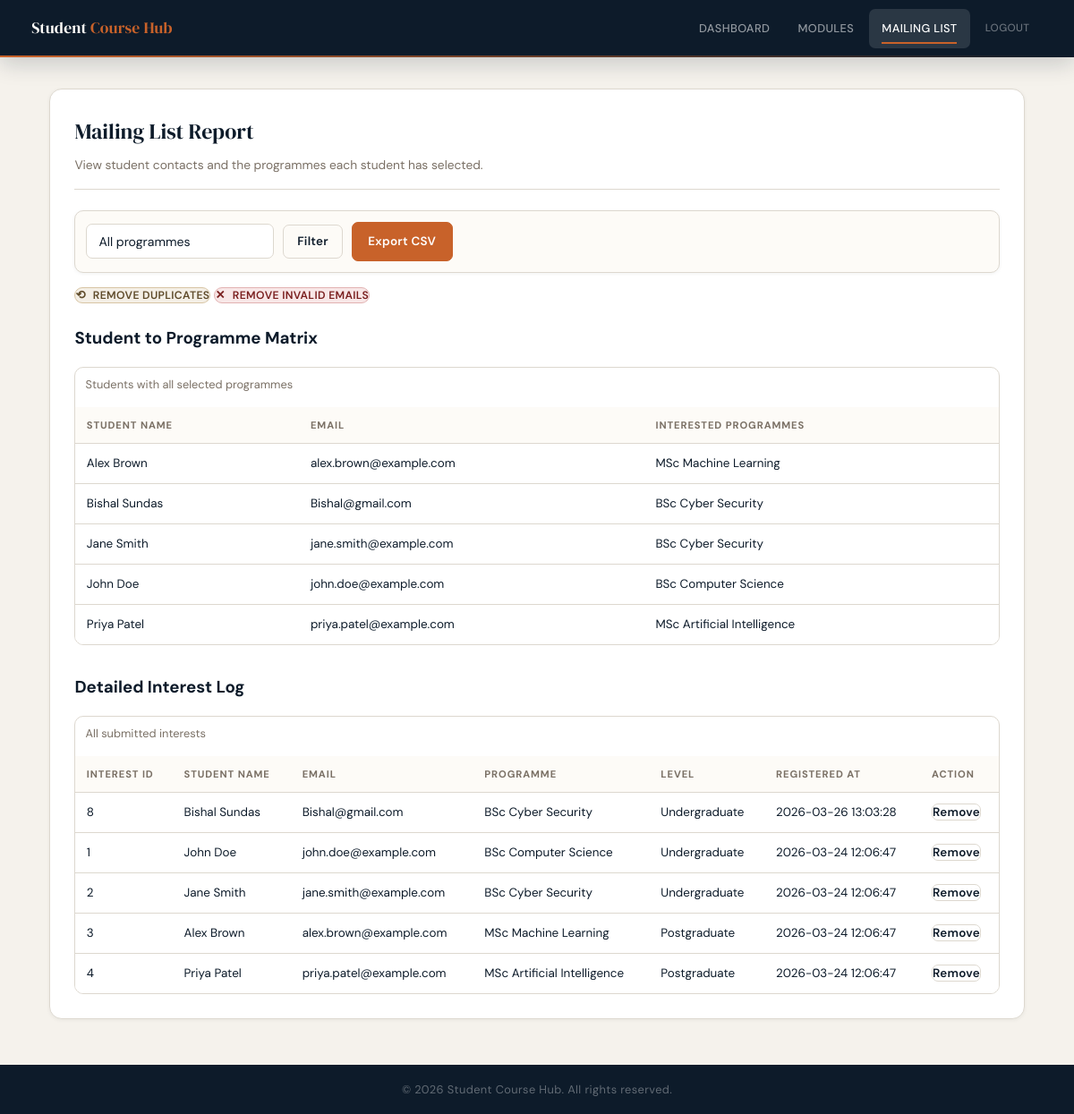
Page /public/admin-mailing-list (signed in) on the committed database.
### tables this page shows
CREATE TABLE `interestedstudents` (
  `InterestID` int(11) NOT NULL,
  `ProgrammeID` int(11) NOT NULL,
  `StudentName` varchar(100) NOT NULL,
  `Email` varchar(255) NOT NULL,
  `RegisteredAt` timestamp NOT NULL DEFAULT current_timestamp()
);

CREATE TABLE `programmes` (
  `ProgrammeID` int(11) NOT NULL,
  `ProgrammeName` text NOT NULL,
  `LevelID` int(11) DEFAULT NULL,
  `ProgrammeLeaderID` int(11) DEFAULT NULL,
  `Description` text DEFAULT NULL,
  `Image` text DEFAULT NULL,
  `IsPublished` tinyint(1) NOT NULL DEFAULT 1,
  `ImageAlt` varchar(255) DEFAULT NULL
);

CREATE TABLE `levels` (
  `LevelID` int(11) NOT NULL,
  `LevelName` text NOT NULL
);

### app/Controllers/AdminController.php (called while the page is built, shortened)
<?php
class AdminController
{
    private Interest $interestModel;
    public function __construct()
    {
        $this->interestModel = new Interest();
    }
    public function mailingList(): void
    {
        $selectedProgrammeId = isset($_GET['programme_id']) && $_GET['programme_id'] !== '' ? (int) $_GET['programme_id'] : null;
        $rows = $this->interestModel->getMailingList($selectedProgrammeId);
        $matrix = $this->interestModel->getStudentProgrammeMatrix();
        require __DIR__ . '/../Views/admin/mailing-list.php';
    }
}

### public/index.php (called while the page is built, shortened)
<?php
require_once __DIR__ . '/../app/Core/bootstrap.php';
$router = new Router();
$router->get('/', 'StudentController@home');
$router->get('/programmes', 'StudentController@programmes');
$router->get('/programme', 'StudentController@programmeDetail');
$router->get('/staff', 'StaffController@index');
$router->get('/interest', 'StudentController@showInterestForm');
$router->post('/interest', 'StudentController@submitInterest');
$router->get('/my-interests', 'StudentController@manageInterests');
$router->post('/withdraw-interest', 'StudentController@withdrawInterest');
$router->get('/admin-login', 'AuthController@showLoginForm');
$router->post('/admin-login', 'AuthController@login');
$router->get('/logout', 'AuthController@logout');
$router->get('/admin-dashboard', 'AdminController@dashboard');
$router->get('/admin-add-programme', 'AdminController@viewAddForm');
$router->post('/admin-add-programme', 'AdminController@addProgramme');
$router->get('/admin-edit-programme', 'AdminController@viewEditForm');
$router->post('/admin-edit-programme', 'AdminController@editProgramme');
$router->post('/admin-delete-programme', 'AdminController@deleteProgramme');
$router->post('/admin-toggle-programme-publish', 'AdminController@toggleProgrammePublish');
$router->get('/admin-modules', 'AdminController@modules');
$router->post('/admin-add-module', 'AdminController@addModule');
$router->post('/admin-edit-module', 'AdminController@editModule');
$router->post('/admin-delete-module', 'AdminController@deleteModule');
$router->get('/admin-mailing-list', 'AdminController@mailingList');
$router->get('/admin-mailing-list-export', 'AdminController@exportMailingList');
$router->post('/admin-delete-interest', 'AdminController@deleteInterest');
$router->post('/admin-remove-duplicate-interests', 'AdminController@removeDuplicateInterests');
$router->post('/admin-remove-invalid-interests', 'AdminController@removeInvalidInterests');
$router->dispatch();

### app/Core/bootstrap.php (called while the page is built, shortened)
<?php
spl_autoload_register(function ($class) {
    $prefix = 'App\\';
    $base_dir = __DIR__ . '/../../app/';
    $len = strlen($prefix);
    $relative_class = substr($class, $len);
    $file = $base_dir . str_replace('\\', '/', $relative_class) . '.php';
});
$config = require __DIR__ . '/../../config/config.php';

### app/Core/Database.php (called while the page is built, shortened)
<?php
class Database
{
    private static ?Database $instance = null;
    private PDO $connection;
    private function __construct()
    {
        $config = require __DIR__ . '/../../config/config.php';
        $dbConfig = $config['db'];
        try {
            $dsn = "mysql:host={$dbConfig['host']};dbname={$dbConfig['name']};charset={$dbConfig['charset']}";
            $this->connection = new PDO(
                $dsn,
                $dbConfig['user'],
                $dbConfig['pass'],
                [
                    PDO::ATTR_ERRMODE => PDO::ERRMODE_EXCEPTION,
                    PDO::ATTR_DEFAULT_FETCH_MODE => PDO::FETCH_ASSOC,
                    PDO::ATTR_EMULATE_PREPARES => false,
                ]
            );
        } catch (PDOException $e) {
            die('Database connection failed: ' . $e->getMessage());
        }
    }
    public static function getInstance(): Database
    {
        if (self::$instance === null) {
            self::$instance = new self();
        }
        return self::$instance;
    }
    public function getConnection(): PDO
    {
        return $this->connection;
    }
}

### config/config.php (called while the page is built)
<?php
return [
    'db' => [
        'host' => 'localhost',
        'name' => 'student_course_hub',
        'user' => 'root',
        'pass' => '',
        'charset' => 'utf8mb4',
    ],
    'app' => [
        'base_url' => 'http://localhost/WebApplication/public',
        'env' => 'development',
    ],
];

### app/Models/Interest.php (called while the page is built, shortened)
<?php
class Interest
{
    private PDO $db;
    public function __construct()
    {
        $this->db = Database::getInstance()->getConnection();
    }
    public function getMailingList(?int $programmeId = null): array
    {
        $sql = "
            SELECT
                i.InterestID,
                i.ProgrammeID,
                i.StudentName,
                i.Email,
                i.RegisteredAt,
                p.ProgrammeName,
                l.LevelName
            FROM interestedstudents i
            INNER JOIN programmes p ON p.ProgrammeID = i.ProgrammeID
            LEFT JOIN levels l ON l.LevelID = p.LevelID
        ";
        $params = [];
        $sql .= ' ORDER BY i.RegisteredAt DESC';
        $stmt = $this->db->prepare($sql);
        $stmt->execute($params);
        return $stmt->fetchAll();
    }
    public function getStudentProgrammeMatrix(): array
    {
        $sql = "
            SELECT
                i.Email,
                MAX(i.StudentName) AS StudentName,
                GROUP_CONCAT(DISTINCT p.ProgrammeName ORDER BY p.ProgrammeName SEPARATOR ', ') AS InterestedProgrammes
            FROM interestedstudents i
            INNER JOIN programmes p ON p.ProgrammeID = i.ProgrammeID
            GROUP BY i.Email
            ORDER BY StudentName ASC
        ";
        return $this->db->query($sql)->fetchAll();
    }
}

### app/Views/admin/mailing-list.php (the view, shortened to what this page needs)
<!DOCTYPE html>
<html lang="en">
<head>
    <link rel="stylesheet" href="/WebApplication/public/css/style.css" />
</head>
<body>
    <header>
        <h1>Student <span>Course Hub</span></h1>
        <nav>
            <a href="/WebApplication/public/admin-dashboard">Dashboard</a>
            <a href="/WebApplication/public/admin-modules">Modules</a>
            <a class="active" href="/WebApplication/public/admin-mailing-list">Mailing List</a>
            <a class="nav-logout" href="/WebApplication/public/logout">Logout</a>
        </nav>
    </header>
    <main id="main-content">
        <section class="content">
            <div class="content-header">
                <h2>Mailing List Report</h2>
                <p>View student contacts and the programmes each student has selected.</p>
            </div>
            <form method="get" action="/WebApplication/public/admin-mailing-list" class="filter-form" aria-label="Filter mailing list by programme">
                <select id="programme_id" name="programme_id">
                    <option value="">All programmes</option>
                </select>
                <button type="submit" class="btn btn-ghost">Filter</button>
                <a class="btn btn-accent" href="/WebApplication/public/admin-mailing-list-export<?php echo ($selectedProgrammeId !== null && $selectedProgrammeId > 0) ? '?programme_id=' . (int) $selectedProgrammeId : ''; ?>">Export CSV</a>
            </form>
            <div class="action-row" style="margin: 0.8rem 0 1.5rem;">
                <form method="post" action="/WebApplication/public/admin-remove-duplicate-interests" class="inline-form" onsubmit="return confirm('Remove duplicate interest registrations?');">
                    <button type="submit" class="btn cleanup-btn cleanup-btn-duplicate">Remove Duplicates</button>
                </form>
                <form method="post" action="/WebApplication/public/admin-remove-invalid-interests" class="inline-form" onsubmit="return confirm('Remove invalid email registrations?');">
                    <button type="submit" class="btn cleanup-btn cleanup-btn-invalid">Remove Invalid Emails</button>
                </form>
            </div>
            <h3>Student to Programme Matrix</h3>
            <div class="table-wrap" style="margin-top: 1rem;">
                <table class="data-table">
                    <caption>Students with all selected programmes</caption>
                    <thead>
                        <tr>
                            <th scope="col">Student Name</th>
                            <th scope="col">Email</th>
                            <th scope="col">Interested Programmes</th>
                        </tr>
                    </thead>
                    <tbody>
                        <?php if (empty($matrix)): ?>
                            <tr><td colspan="3">No interest submissions found.</td></tr>
                        <?php else: ?>
                            <?php foreach ($matrix as $row): ?>
                                <tr>
                                    <td><?php echo htmlspecialchars($row['StudentName']); ?></td>
                                    <td><?php echo htmlspecialchars($row['Email']); ?></td>
                                    <td><?php echo htmlspecialchars($row['InterestedProgrammes']); ?></td>
                                </tr>
                            <?php endforeach; ?>
                        <?php endif; ?>
                    </tbody>
                </table>
            </div>
            <h3 style="margin-top: 2rem;">Detailed Interest Log</h3>
            <div class="table-wrap" style="margin-top: 1rem;">
                <table class="data-table">
                    <caption>All submitted interests</caption>
                    <thead>
                        <tr>
                            <th scope="col">Interest ID</th>
                            <th scope="col">Student Name</th>
                            <th scope="col">Email</th>
                            <th scope="col">Programme</th>
                            <th scope="col">Level</th>
                            <th scope="col">Registered At</th>
                            <th scope="col">Action</th>
                        </tr>
                    </thead>
                    <tbody>
                        <?php if (empty($rows)): ?>
                            <tr><td colspan="7">No records available.</td></tr>
                        <?php else: ?>
                            <?php foreach ($rows as $row): ?>
                                <tr>
                                    <td><?php echo (int) $row['InterestID']; ?></td>
                                    <td><?php echo htmlspecialchars($row['StudentName']); ?></td>
                                    <td><?php echo htmlspecialchars($row['Email']); ?></td>
                                    <td><?php echo htmlspecialchars($row['ProgrammeName']); ?></td>
                                    <td><?php echo htmlspecialchars($row['LevelName'] ?? 'N/A'); ?></td>
                                    <td><?php echo htmlspecialchars($row['RegisteredAt']); ?></td>
                                    <td>
                                        <form method="post" action="/WebApplication/public/admin-delete-interest" class="inline-form" onsubmit="return confirm('Remove this interest entry?');">
                                            <button type="submit" class="btn btn-ghost">Remove</button>
                                        </form>
                                    </td>
                                </tr>
                            <?php endforeach; ?>
                        <?php endif; ?>
                    </tbody>
                </table>
            </div>
        </section>
    </main>
    <footer>
        <p>&copy; 2026 Student Course Hub. All rights reserved.</p>
    </footer>
</body>
</html>

### rows in the picture
interestedstudents: InterestID "8", StudentName "Bishal Sundas", Email "Bishal@gmail.com", ProgrammeID.ProgrammeName "BSc Cyber Security", levels.LevelName "Undergraduate", RegisteredAt "2026-03-26 13:03:28"
interestedstudents: InterestID "1", StudentName "John Doe", Email "john.doe@example.com", ProgrammeID.ProgrammeName "BSc Computer Science", levels.LevelName "Undergraduate", RegisteredAt "2026-03-24 12:06:47"
interestedstudents: InterestID "2", StudentName "Jane Smith", Email "jane.smith@example.com", ProgrammeID.ProgrammeName "BSc Cyber Security", levels.LevelName "Undergraduate", RegisteredAt "2026-03-24 12:06:47"
interestedstudents: InterestID "3", StudentName "Alex Brown", Email "alex.brown@example.com", ProgrammeID.ProgrammeName "MSc Machine Learning", levels.LevelName "Postgraduate", RegisteredAt "2026-03-24 12:06:47"
interestedstudents: InterestID "4", StudentName "Priya Patel", Email "priya.patel@example.com", ProgrammeID.ProgrammeName "MSc Artificial Intelligence", levels.LevelName "Postgraduate", RegisteredAt "2026-03-24 12:06:47"

### other values in the picture
$row['StudentName'] "Alex Brown"
$row['Email'] "alex.brown@example.com"
$row['InterestedProgrammes'] "MSc Machine Learning"
$row['StudentName'] "Bishal Sundas"
$row['Email'] "Bishal@gmail.com"
$row['InterestedProgrammes'] "BSc Cyber Security"
$row['StudentName'] "Jane Smith"
$row['Email'] "jane.smith@example.com"
$row['StudentName'] "John Doe"
$row['Email'] "john.doe@example.com"
$row['InterestedProgrammes'] "BSc Computer Science"
$row['StudentName'] "Priya Patel"
$row['Email'] "priya.patel@example.com"
$row['InterestedProgrammes'] "MSc Artificial Intelligence"
